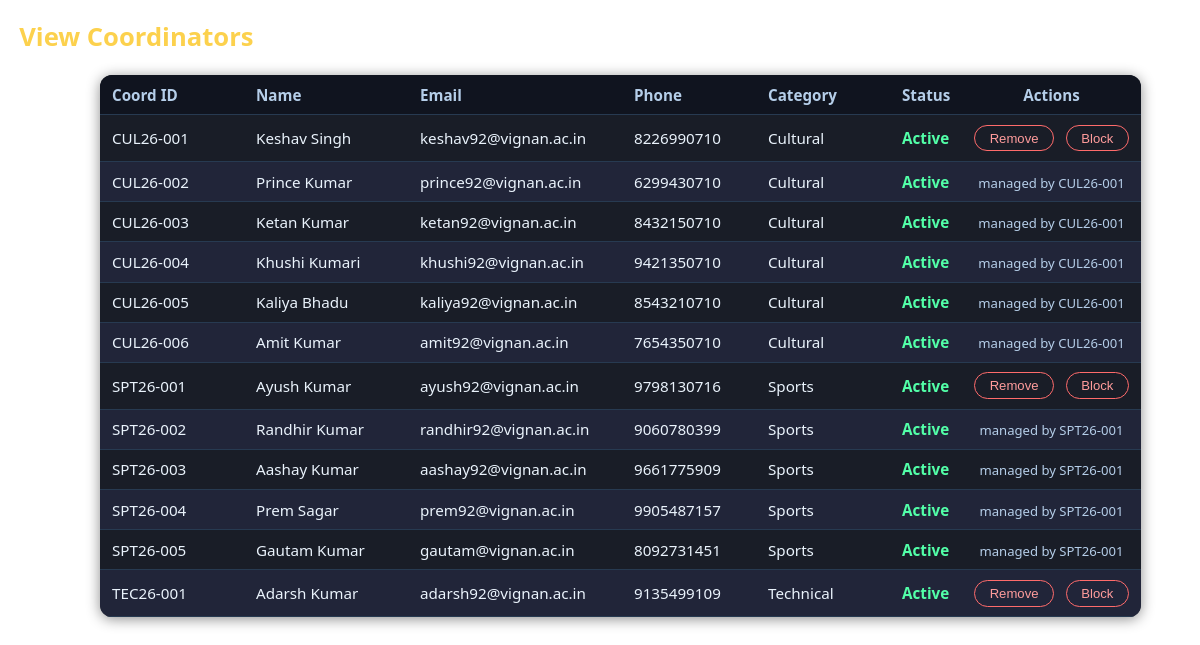
Screenshot of /admin/view_coordinators.php (signed in) with the database file from the repository.
### tables this page shows
CREATE TABLE `coordinators` (
  `id` int(11) NOT NULL,
  `coord_id` varchar(20) NOT NULL,
  `first_name` varchar(100) NOT NULL,
  `last_name` varchar(100) DEFAULT NULL,
  `email` varchar(150) NOT NULL,
  `dob` date NOT NULL,
  `phone` varchar(20) NOT NULL,
  `gender` varchar(10) NOT NULL,
  `category` varchar(20) NOT NULL,
  `subcategory` varchar(100) DEFAULT NULL,
  `password` varchar(255) NOT NULL,
  `parent_id` int(11) DEFAULT NULL,
  `is_blocked` tinyint(1) NOT NULL DEFAULT 0
);

### admin/view_coordinators.php (the view, shortened to what this page needs)
<?php
include __DIR__ . '/../config/db.php';
$sql = "SELECT c.id, c.coord_id, c.first_name, c.last_name, c.email, c.phone, c.category,
               c.parent_id, IFNULL(c.is_blocked,0) AS is_blocked,
               m.coord_id AS main_coord_id
        FROM coordinators c
        LEFT JOIN coordinators m
          ON m.category = c.category AND m.parent_id IS NULL
        ORDER BY c.category, c.coord_id";
$result = $conn->query($sql);
?><!DOCTYPE html>
<html lang="en">
<head>
  <link rel="stylesheet" href="../assets/css/mobile-fix.css">
</head>
<body>
  <h2>View Coordinators</h2>
  <div class="table-wrapper">
  <table>
    <thead>
      <tr>
        <th class="col-id">Coord ID</th>
        <th class="col-name">Name</th>
        <th class="col-email">Email</th>
        <th class="col-phone">Phone</th>
        <th class="col-category">Category</th>
        <th>Status</th>
        <th class="actions">Actions</th>
      </tr>
    </thead>
    <tbody>
      <?php if ($result && $result->num_rows > 0): ?>
        <?php while ($c = $result->fetch_assoc()): ?>
          <?php $isMainCoordinator = is_null($c['parent_id']); ?>
          <tr>
            <td><?php echo htmlspecialchars($c['coord_id']); ?></td>
            <td class="col-name"><?php echo htmlspecialchars(trim($c['first_name'].' '.$c['last_name'])); ?></td>
            <td class="col-email"><?php echo htmlspecialchars($c['email']); ?></td>
            <td class="col-phone"><?php echo htmlspecialchars($c['phone']); ?></td>
            <td class="col-category"><?php echo htmlspecialchars($c['category']); ?></td>
            <td>
              <?php if((int)$c['is_blocked'] === 1): ?>
                <span style="color:#ff9c9c;font-weight:600;">Blocked</span>
              <?php else: ?>
                <span style="color:#52ffa8;font-weight:600;">Active</span>
              <?php endif; ?>
            </td>
            <td class="actions">
              <?php if ($isMainCoordinator): ?>
                <form method="post" style="display:inline;margin-right:4px;" onsubmit="return confirm('Remove this coordinator?');">
                  <button type="submit" class="btn-delete">Remove</button>
                </form>
                <form method="post" style="display:inline;margin-left:4px;" onsubmit="return confirm('<?php echo (int)$c['is_blocked'] === 1 ? 'Unblock this coordinator\'s login?' : 'Block this coordinator\'s login?'; ?>');">
                  <?php if((int)$c['is_blocked'] === 1): ?>
                    <button type="submit" class="btn-delete" style="border-color:#52ffa8;color:#52ffa8;">Unblock</button>
                  <?php else: ?>
                    <button type="submit" class="btn-delete">Block</button>
                  <?php endif; ?>
                </form>
              <?php else: ?>
                <span style="color:#b5cee9;font-size:0.82rem;">managed by <?php echo htmlspecialchars($c['main_coord_id'] ?? ''); ?></span>
              <?php endif; ?>
            </td>
          </tr>
        <?php endwhile; ?>
      <?php else: ?>
        <tr>
          <td class="empty-row" colspan="7">No coordinators found.</td>
        </tr>
      <?php endif; ?>
    </tbody>
  </table>
  </div>
</body>
</html>

### admin/view_coordinators.php (style rules this page uses)
body { margin: 0; padding: 1.2rem; background: transparent; color: #eaf3fc; font-family: 'Segoe UI', Tahoma, Geneva, Verdana, sans-serif; }
.table-wrapper { max-width: 1000px; margin: 0 auto; }
h2 { margin-top: 0; margin-bottom: 1.3rem; font-size: 1.6rem; color: #fcd14d; }
table { width: 100%; border-collapse: collapse; background: rgba(16,20,31,0.96); border-radius: 12px; overflow: hidden; box-shadow: 0 2px 14px rgba(0,0,0,0.45); font-size: 0.95rem; }
thead { background: #10141f; }
th, td { padding: 0.6rem 0.75rem; border-bottom: 1px solid #273A51; text-align: left; white-space: nowrap; }
th { color: #b5cee9; font-weight: 600; font-size: 0.95rem; }
tbody tr:nth-child(even) { background: rgba(35,38,59,0.9); }
.col-name { min-width: 140px; }
.col-email { min-width: 190px; }
.col-phone { min-width: 110px; }
.col-id { min-width: 120px; }
.col-category { min-width: 110px; }
.actions { text-align: center; }
.btn-delete { padding: 0.3rem 0.9rem; border-radius: 999px; border: 1px solid #ff6b6b; background: transparent; color: #ff9c9c; font-size: 0.82rem; cursor: pointer; }

### rows the page displays
coordinators: coord "CUL26-001", first_name+last_name "Keshav Singh", email "keshav92@vignan.ac.in", phone "8226990710", category "Cultural", shows "Block"
coordinators: coord "CUL26-002", first_name+last_name "Prince Kumar", email "prince92@vignan.ac.in", phone "6299430710", category "Cultural", coordinators.coord_id "CUL26-001"
coordinators: coord "CUL26-003", first_name+last_name "Ketan Kumar", email "ketan92@vignan.ac.in", phone "8432150710", category "Cultural", coordinators.coord_id "CUL26-001"
coordinators: coord "CUL26-004", first_name+last_name "Khushi Kumari", email "khushi92@vignan.ac.in", phone "9421350710", category "Cultural", coordinators.coord_id "CUL26-001"
coordinators: coord "CUL26-005", first_name+last_name "Kaliya Bhadu", email "kaliya92@vignan.ac.in", phone "8543210710", category "Cultural", coordinators.coord_id "CUL26-001"
coordinators: coord "CUL26-006", first_name+last_name "Amit Kumar", email "amit92@vignan.ac.in", phone "7654350710", category "Cultural", coordinators.coord_id "CUL26-001"
coordinators: coord "SPT26-001", first_name+last_name "Ayush Kumar", email "ayush92@vignan.ac.in", phone "9798130716", category "Sports", shows "Block"
coordinators: coord "SPT26-002", first_name+last_name "Randhir Kumar", email "randhir92@vignan.ac.in", phone "9060780399", category "Sports", coordinators.coord_id "SPT26-001"
coordinators: coord "SPT26-003", first_name+last_name "Aashay Kumar", email "aashay92@vignan.ac.in", phone "9661775909", category "Sports", coordinators.coord_id "SPT26-001"
coordinators: coord "SPT26-004", first_name+last_name "Prem Sagar", email "prem92@vignan.ac.in", phone "9905487157", category "Sports", coordinators.coord_id "SPT26-001"
coordinators: coord "SPT26-005", first_name+last_name "Gautam Kumar", email "gautam@vignan.ac.in", phone "8092731451", category "Sports", coordinators.coord_id "SPT26-001"
coordinators: coord "TEC26-001", first_name+last_name "Adarsh Kumar", email "adarsh92@vignan.ac.in", phone "9135499109", category "Technical", shows "Block"
